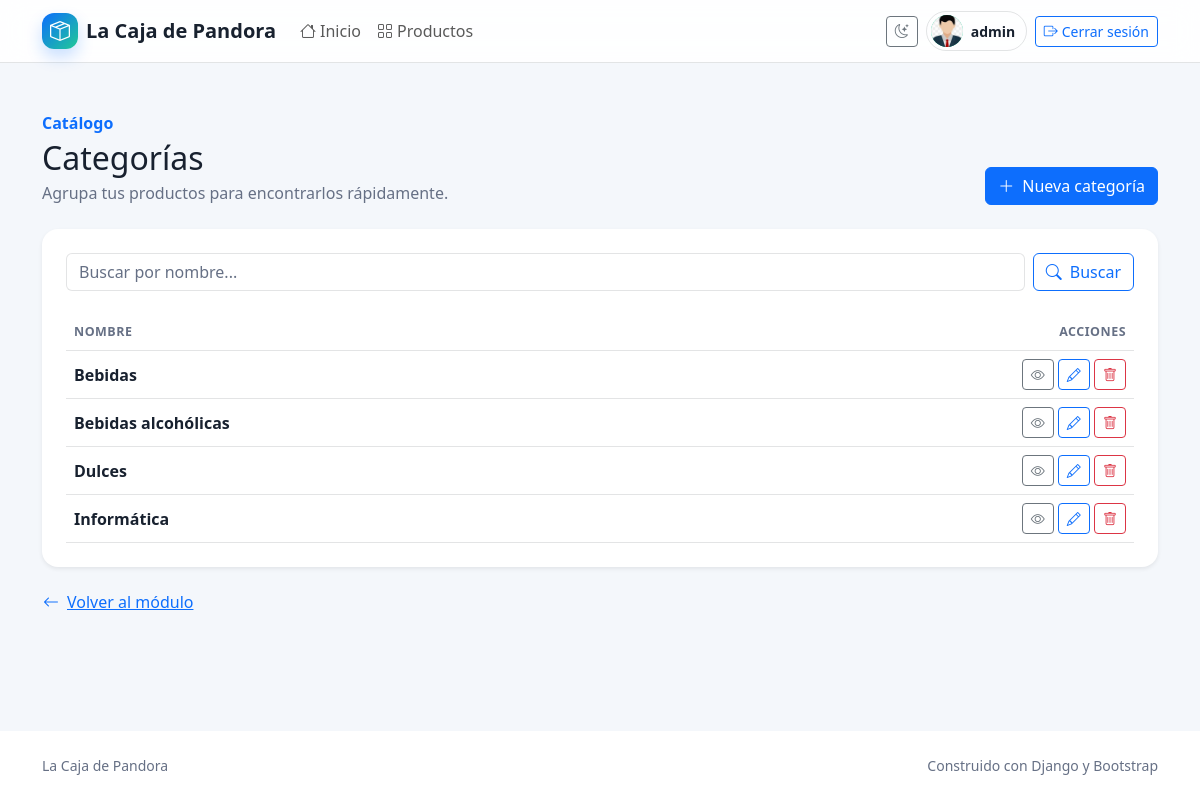
The app's page /producto/categoria/list/ (signed in) with its own data.
### producto/models.py (models this page shows, shortened)
class Vendedor(models.Model):
    user = models.ForeignKey(User, on_delete=models.CASCADE, verbose_name="Usuario")
    email = models.EmailField(unique=True)
    telefono = models.CharField(max_length=15, blank=True, verbose_name="Teléfono")
    imagen_perfil = models.ImageField(
        upload_to="perfiles_vendedores/", blank=True, null=True, verbose_name="Imagen de Perfil"
    )
    class Meta:
        verbose_name = "Vendedor"
        verbose_name_plural = "Vendedores"

class Categoria(models.Model):
    nombre = models.CharField(max_length=255, unique=True)
    descripcion = models.TextField(blank=True, default="", verbose_name="descripción")
    class Meta:
        verbose_name = "Categoría de Productos"
        verbose_name_plural = "Categorías de Productos"
        ordering = ("nombre",)

### producto/views/categoria.py (the view)
# urls.py: path("categoria/list/", categoria.categoria_list, name="categoria_list"),
def categoria_list(request: HttpRequest) -> HttpResponse:
    busqueda = request.GET.get("busqueda")
    if busqueda:
        categorias = Categoria.objects.filter(nombre__icontains=busqueda)
    else:
        categorias = Categoria.objects.all()
    return render(request, "producto/categoria_list.html", context={"categorias": categorias})

### producto/templates/producto/categoria_list.html (shortened to what this page needs)
{% extends "core/base.html" %}
{% block contenido %}
    <div class="container">
        <div class="d-flex flex-column flex-md-row justify-content-between align-items-md-end gap-3 mb-4">
            <div>
                <p class="text-primary fw-semibold mb-1">Catálogo</p>
                <h1 class="h2 mb-1">Categorías</h1>
                <p class="text-muted mb-0">Agrupa tus productos para encontrarlos rápidamente.</p>
            </div>
            <a class="btn btn-primary" href="{% url 'producto:categoria_create' %}"><i class="bi bi-plus-lg me-2"></i>Nueva categoría</a>
        </div>
        <section class="card border-0 shadow-sm rounded-4 p-3 p-md-4">
            <form method="get" class="row g-2 mb-4">
                <div class="col-12 col-md">
                    <input class="form-control"
                           id="categoria-search"
                           type="search"
                           name="busqueda"
                           value="{{ request.GET.busqueda|default:'' }}"
                           placeholder="Buscar por nombre..." />
                </div>
                <div class="col-12 col-md-auto">
                    <button class="btn btn-outline-primary w-100" type="submit"><i class="bi bi-search me-2"></i>Buscar</button>
                </div>
            </form>
            <div class="table-responsive">
                <table class="table align-middle mb-0">
                    <thead>
                        <tr>
                            <th>Nombre</th>
                            <th class="text-end">Acciones</th>
                        </tr>
                    </thead>
                    <tbody>
                        {% for categoria in categorias %}
                            <tr>
                                <td class="fw-semibold">{{ categoria.nombre }}</td>
                                <td class="text-end text-nowrap">
                                    <a class="btn btn-sm btn-outline-secondary"
                                       href="{% url 'producto:categoria_detail' categoria.id %}"
                                       title="Ver categoría"><i class="bi bi-eye"></i><span class="visually-hidden"> Ver</span></a>
                                    <a class="btn btn-sm btn-outline-primary"
                                       href="{% url 'producto:categoria_update' categoria.id %}"
                                       title="Editar categoría"><i class="bi bi-pencil"></i><span class="visually-hidden"> Editar</span></a>
                                    <a class="btn btn-sm btn-outline-danger"
                                       href="{% url 'producto:categoria_delete' categoria.id %}"
                                       title="Eliminar categoría"><i class="bi bi-trash"></i><span class="visually-hidden"> Eliminar</span></a>
                                </td>
                            </tr>
                        {% empty %}
                            <tr>
                                <td colspan="2">
                                    <div class="text-center text-muted py-5"><i class="bi bi-inbox fs-2 d-block mb-2"></i>No hay categorías para mostrar.</div>
                                </td>
                            </tr>
                        {% endfor %}
                    </tbody>
                </table>
            </div>
        </section>
        <a class="btn btn-link px-0 mt-3" href="{% url 'producto:home' %}"><i class="bi bi-arrow-left me-2"></i>Volver al módulo</a>
    </div>
{% endblock contenido %}

### core/templates/core/base.html (shortened to what this page needs)
<!DOCTYPE html>
<html lang="es">
    <head>
        <link href="https://cdn.jsdelivr.net/npm/bootstrap@5.3.3/dist/css/bootstrap.min.css"
              rel="stylesheet"
 />
        <link rel="stylesheet"
              href="https://cdn.jsdelivr.net/npm/bootstrap-icons@1.11.3/font/bootstrap-icons.min.css" />
        {% load static %}
        <link rel="stylesheet" href="{% static 'core/css/app.css' %}" />
    </head>
    <body class="d-flex flex-column min-vh-100">
        <nav class="navbar navbar-expand-lg sticky-top app-navbar border-bottom"
             aria-label="Navegación principal">
            <div class="container">
                <a class="navbar-brand d-flex align-items-center gap-2"
                   href="{% url 'core:home' %}">
                    <span class="brand-mark" aria-hidden="true"><i class="bi bi-box-seam"></i></span>
                    <span>La Caja de Pandora</span>
                </a>
                <div class="collapse navbar-collapse" id="mainNavigation">
                    <ul class="navbar-nav me-auto mb-2 mb-lg-0">
                        <li class="nav-item">
                            <a class="nav-link" href="{% url 'core:home' %}"><i class="bi bi-house me-1"></i>Inicio</a>
                        </li>
                        {% if user.is_authenticated %}
                            <li class="nav-item">
                                <a class="nav-link" href="{% url 'producto:home' %}"><i class="bi bi-grid me-1"></i>Productos</a>
                            </li>
                        {% endif %}
                    </ul>
                    <div class="d-flex flex-column flex-lg-row align-items-lg-center gap-2">
                        <button class="btn btn-sm btn-outline-secondary theme-toggle"
                                type="button"
                                aria-label="Cambiar tema"
                                title="Cambiar tema">
                            <i class="bi bi-moon-stars" aria-hidden="true"></i>
                        </button>
                        {% if user.is_authenticated %}
                            <div class="user-chip d-flex align-items-center gap-2">
                                {% with vendedor=user.vendedor_set.first %}
                                    {% if vendedor and vendedor.imagen_perfil %}
                                        <img class="avatar avatar-sm"
                                             src="{{ vendedor.imagen_perfil.url }}"
                                             alt="Imagen de perfil de {{ user.username }}" />
                                    {% else %}
                                        <span class="avatar avatar-sm avatar-fallback" aria-hidden="true">{{ user.username|first|upper }}</span>
                                    {% endif %}
                                {% endwith %}
                                <span class="small fw-semibold">{{ user.username }}</span>
                            </div>
                            <form method="post" action="{% url 'core:logout' %}" class="m-0">
                                <button class="btn btn-sm btn-outline-primary w-100" type="submit">
                                    <i class="bi bi-box-arrow-right me-1"></i>Cerrar sesión
                                </button>
                            </form>
                        {% else %}
                            <a class="btn btn-primary btn-sm" href="{% url 'core:login' %}">
                                <i class="bi bi-person me-1"></i>Iniciar sesión
                            </a>
                        {% endif %}
                    </div>
                </div>
            </div>
        </nav>
        <main class="flex-grow-1 py-4 py-lg-5">
            {% block contenido %}
            {% endblock contenido %}
        </main>
        <footer class="app-footer py-4 mt-auto">
            <div class="container d-flex flex-column flex-md-row justify-content-between gap-2 small">
                <span>La Caja de Pandora</span>
                <span>Construido con Django y Bootstrap</span>
            </div>
        </footer>
    </body>
</html>

### core/static/core/css/app.css (style rules this page uses)
:root { --app-bg: #f4f7fb; --app-surface: #ffffff; --app-surface-muted: #eaf0f7; --app-text: #18212f; --app-muted: #667085; --app-border: rgba(24, 33, 47, 0.12); --app-accent: #0d6efd; --app-accent-soft: rgba(13, 110, 253, 0.11); --app-shadow: 0 1rem 3rem rgba(24, 33, 47, 0.08); }
body { background: var(--app-bg); color: var(--app-text); }
.app-navbar, .app-footer, .surface, .card { background-color: var(--app-surface); border-color: var(--app-border) !important; }
.app-navbar { backdrop-filter: blur(14px); background-color: color-mix(in srgb, var(--app-surface) 88%, transparent); }
.app-footer { color: var(--app-muted); }
.brand-mark { display: inline-grid; width: 2.25rem; height: 2.25rem; place-items: center; border-radius: 0.75rem; color: #fff; background: linear-gradient(135deg, #0d6efd, #20c997); box-shadow: 0 0.5rem 1rem rgba(13, 110, 253, 0.22); }
.navbar-brand { color: var(--app-text); font-weight: 700; letter-spacing: 0; }
.nav-link, .navbar-brand { transition: color 160ms ease, transform 160ms ease; }
.user-chip { color: var(--app-text); padding: 0.2rem 0.65rem 0.2rem 0.25rem; border: 1px solid var(--app-border); border-radius: 2rem; }
.avatar { display: inline-grid; flex: 0 0 auto; place-items: center; overflow: hidden; color: #fff; background: #20c997; object-fit: cover; }
.avatar-sm { width: 2rem; height: 2rem; border-radius: 50%; }
.text-muted, .form-text { color: var(--app-muted) !important; }
.form-control, .form-select { border-color: var(--app-border); background-color: var(--app-surface); color: var(--app-text); }
.form-control::placeholder { color: var(--app-muted); }
.table { --bs-table-bg: transparent; --bs-table-color: var(--app-text); --bs-table-border-color: var(--app-border); }
.table thead th { color: var(--app-muted); font-size: 0.78rem; letter-spacing: 0.04em; text-transform: uppercase; }

### records on screen
Vendedor: imagen_perfil (placeholder picture)
Categoria: nombre "Bebidas"
Categoria: nombre "Bebidas alcohólicas"
Categoria: nombre "Dulces"
Categoria: nombre "Informática"

### other values on screen
{{ user.username }} "admin"
